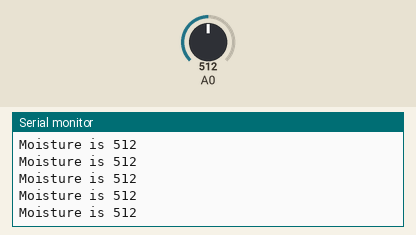
The sketch below on a simulated Arduino Uno, built with avr-gcc and run on an emulated ATmega328P. On the bench: the last lines printed to the serial monitor. The inputs (shaded band) are chosen by the test bench; at power-on: A0 = 512.

Above: at 1.2 s.
1.3 s: A0 set to 990
At 2.3 s:
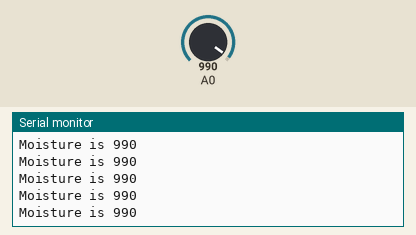
4.3 s: A0 set to 1008
At 4.8 s:
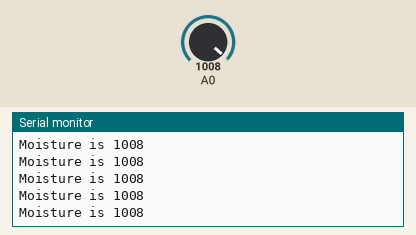
Timing chart, 0 to 7.3 s (numbered marks = the images above; inputs shaded):
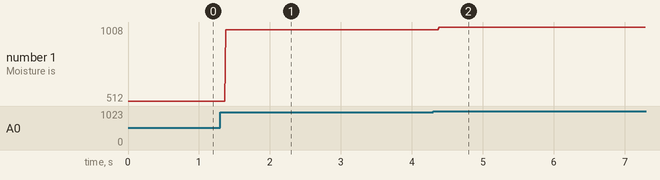

The sketch:

capacitiveMoisture.ino
```cpp
void setup() {
  // put your setup code here, to run once:
  pinMode(A0,INPUT);
  Serial.begin(9600);
}

void loop() {
  // put your main code here, to run repeatedly:
  unsigned int sensorValue=analogRead(A0);
  Serial.print("Moisture is ");
  Serial.println(sensorValue);
}
```

Measured:
- after the input at 1.3 s, the serial monitor: prints a new line after 0.08 s (image 1)
- after the input at 4.3 s, the serial monitor: prints a new line after 0.09 s (image 2)
- plotted number 1: 512 → 990 after the input at 1.3 s, 990 → 1008 after the input at 4.3 s
